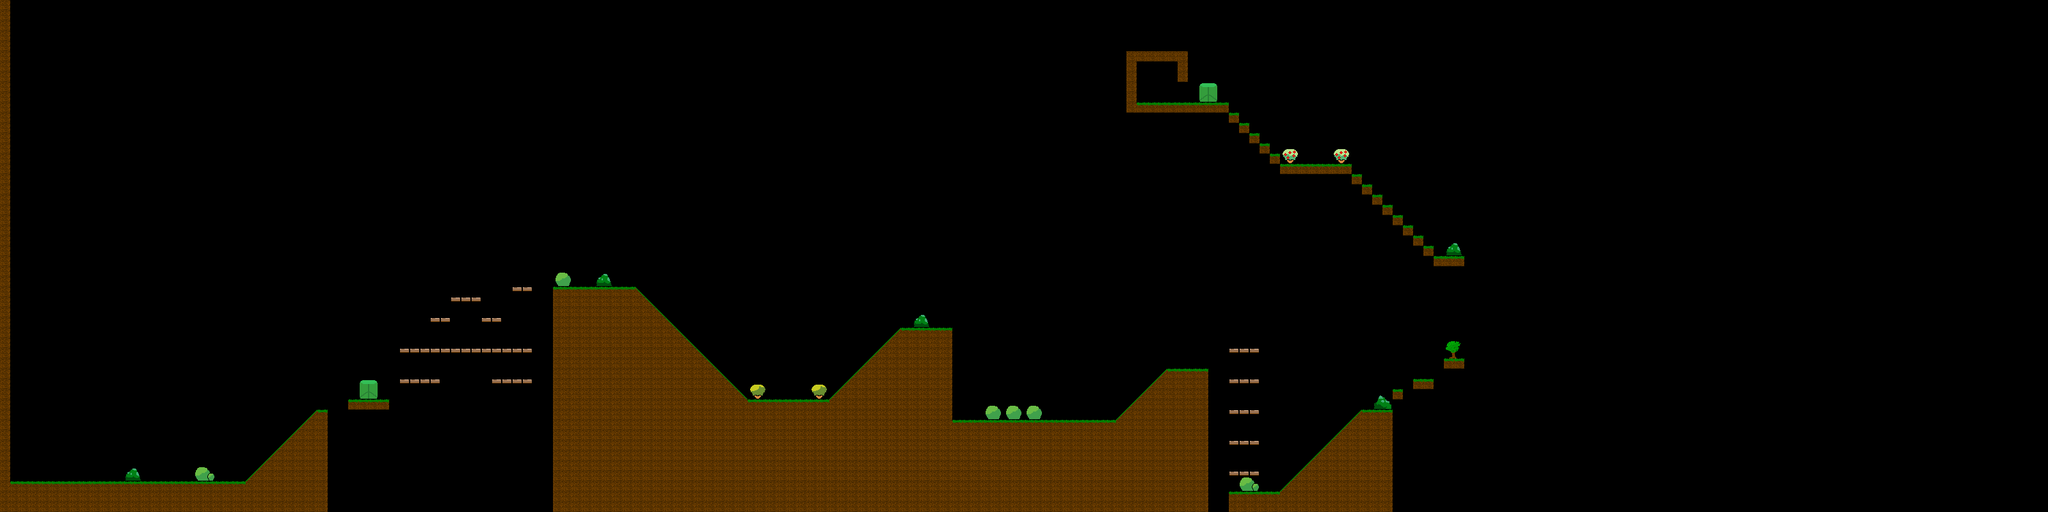

A 2D game scene composited from a Tiled map and its tileset images. What follows is a short description and the map's XML, with each tile layer's data collapsed to a summary:
An orthogonal 200x50 tile map with 16x16 px tiles, 4 tile layers (Wallpaper, Background, Foreground, Objects), 3 tilesets and 76 objects (20x Gem, 18x Spawn, 9x Camera Change, 8x Doll Bounds, 4x Bird Horizontal Bounds, ...).

<map version="1.0" orientation="orthogonal" width="200" height="50" tilewidth="16" tileheight="16">
 <tileset firstgid="1" name="mudworld" tilewidth="16" tileheight="16">
  <image source="../levels/mudworld.png" width="512" height="64" />
  <tile id="11">
   <properties>
    <property name="blocked" value="" />
   </properties>
  </tile>
  <tile id="12">
   <properties>
    <property name="water" value="" />
   </properties>
  </tile>
  <tile id="13">
   <properties>
    <property name="blocked" value="" />
   </properties>
  </tile>
  <tile id="14">
   <properties>
    <property name="torch" value="" />
   </properties>
  </tile>
  <tile id="15">
   <properties>
    <property name="torch" value="" />
   </properties>
  </tile>
  <tile id="19">
   <properties>
    <property name="spike" value="" />
   </properties>
  </tile>
  <tile id="20">
   <properties>
    <property name="blocked" value="" />
   </properties>
  </tile>
  <tile id="22">
   <properties>
    <property name="torchS" value="" />
   </properties>
  </tile>
  <tile id="23">
   <properties>
    <property name="waterfall" value="" />
   </properties>
  </tile>
  <tile id="24">
   <properties>
    <property name="water" value="" />
    <property name="wave" value="" />
   </properties>
  </tile>
  <tile id="27">
   <properties>
    <property name="blocked" value="" />
   </properties>
  </tile>
  <tile id="28">
   <properties>
    <property name="blocked" value="" />
   </properties>
  </tile>
  <tile id="43">
   <properties>
    <property name="blocked" value="" />
   </properties>
  </tile>
  <tile id="44">
   <properties>
    <property name="blocked" value="" />
   </properties>
  </tile>
  <tile id="46">
   <properties>
    <property name="climbable" value="" />
   </properties>
  </tile>
  <tile id="47">
   <properties>
    <property name="torch" value="" />
   </properties>
  </tile>
  <tile id="51">
   <properties>
    <property name="spike" value="" />
   </properties>
  </tile>
  <tile id="54">
   <properties>
    <property name="torchS" value="" />
   </properties>
  </tile>
  <tile id="55">
   <properties>
    <property name="waterfall" value="" />
   </properties>
  </tile>
  <tile id="56">
   <properties>
    <property name="water" value="" />
    <property name="wave" value="" />
   </properties>
  </tile>
  <tile id="60">
   <properties>
    <property name="blocked" value="" />
   </properties>
  </tile>
  <tile id="76">
   <properties>
    <property name="blocked" value="" />
   </properties>
  </tile>
  <tile id="77">
   <properties>
    <property name="blocked" value="" />
   </properties>
  </tile>
  <tile id="78">
   <properties>
    <property name="blocked" value="" />
   </properties>
  </tile>
  <tile id="80">
   <properties>
    <property name="torch" value="" />
   </properties>
  </tile>
  <tile id="85">
   <properties>
    <property name="spike" value="" />
   </properties>
  </tile>
  <tile id="86">
   <properties>
    <property name="blocked" value="" />
   </properties>
  </tile>
  <tile id="87">
   <properties>
    <property name="torchS" value="" />
   </properties>
  </tile>
  <tile id="88">
   <properties>
    <property name="water" value="" />
   </properties>
  </tile>
  <tile id="89">
   <properties>
    <property name="water" value="" />
    <property name="wave" value="" />
   </properties>
  </tile>
  <tile id="93">
   <properties>
    <property name="blocked" value="" />
   </properties>
  </tile>
  <tile id="94">
   <properties>
    <property name="platform" value="" />
   </properties>
  </tile>
  <tile id="103">
   <properties>
    <property name="log" value="" />
   </properties>
  </tile>
  <tile id="104">
   <properties>
    <property name="log" value="" />
   </properties>
  </tile>
  <tile id="105">
   <properties>
    <property name="log" value="" />
   </properties>
  </tile>
  <tile id="109">
   <properties>
    <property name="blocked" value="" />
   </properties>
  </tile>
  <tile id="110">
   <properties>
    <property name="blocked" value="" />
   </properties>
  </tile>
  <tile id="111">
   <properties>
    <property name="blocked" value="" />
   </properties>
  </tile>
  <tile id="112">
   <properties>
    <property name="blocked" value="" />
   </properties>
  </tile>
  <tile id="115">
   <properties>
    <property name="torch" value="" />
   </properties>
  </tile>
  <tile id="119">
   <properties>
    <property name="spike" value="" />
   </properties>
  </tile>
  <tile id="122">
   <properties>
    <property name="torchS" value="" />
   </properties>
  </tile>
  <tile id="123">
   <properties>
    <property name="waterfall" value="" />
   </properties>
  </tile>
  <tile id="124">
   <properties>
    <property name="water" value="" />
    <property name="wave" value="" />
   </properties>
  </tile>
 </tileset>
 <tileset firstgid="129" name="eraser" tilewidth="16" tileheight="16">
  <image source="../levels/eraser.png" width="100" height="100" />
 </tileset>
 <tileset firstgid="165" name="waterfall" tilewidth="16" tileheight="16">
  <image source="../levels/waterfall.png" width="64" height="16" />
  <tile id="0">
   <properties>
    <property name="waterfall" value="" />
   </properties>
  </tile>
 </tileset>
 <layer name="Wallpaper" width="200" height="50">
  <data>[10000 cells, 299 non-empty, 4 distinct tile ids]</data>
 </layer>
 <layer name="Background" width="200" height="50" opacity="0.99">
  <data>[10000 cells, 6569 non-empty, 73 distinct tile ids]</data>
 </layer>
 <layer name="Foreground" width="200" height="50">
  <data>[10000 cells, 8822 non-empty, 45 distinct tile ids]</data>
 </layer>
 <layer name="Objects" width="200" height="50">
  <data>[10000 cells, 122 non-empty, 11 distinct tile ids]</data>
 </layer>
 <objectgroup name="Spawns" width="200" height="50">
  <object name="Main Spawn" x="50" y="710" width="71" height="39">
   <properties>
    <property name="spawnmain" value="" />
   </properties>
  </object>
  <object name="Spawn" x="556" y="595" width="49" height="22">
   <properties>
    <property name="jumper" value="" />
   </properties>
  </object>
  <object name="Spawn" x="661" y="552" width="18" height="17">
   <properties>
    <property name="bat" value="" />
   </properties>
  </object>
  <object name="Spawn" x="760" y="555" width="18" height="17">
   <properties>
    <property name="bat" value="" />
   </properties>
  </object>
  <object name="Spawn" x="676" y="508" width="18" height="17">
   <properties>
    <property name="bat" value="" />
   </properties>
  </object>
  <object name="Spawn" x="772" y="507" width="18" height="17">
   <properties>
    <property name="bat" value="" />
   </properties>
  </object>
  <object name="Spawn" x="918" y="423" width="18" height="17">
   <properties>
    <property name="roller" value="" />
   </properties>
  </object>
  </objectgroup>
 <objectgroup name="Camera Bounds" width="200" height="50">
  <!-- 12 objects omitted --></objectgroup>
 <objectgroup name="Creature Bounds" width="200" height="50" opacity="0.97">
  <!-- 12 objects omitted --></objectgroup>
 <objectgroup name="Slopes" width="200" height="50">
  <!-- 5 objects omitted --></objectgroup>
 <objectgroup name="Gems" width="200" height="50" opacity="0.97">
  <!-- 20 objects omitted --></objectgroup>
 <objectgroup name="Platforms" width="200" height="50">
  <!-- 1 objects omitted --></objectgroup>
 <objectgroup name="Destructibles" width="200" height="50" />
 <objectgroup name="Platform Bounds" width="200" height="50">
  <!-- 2 objects omitted --></objectgroup>
 <objectgroup name="Respawn Points" width="200" height="50">
  <!-- 4 objects omitted --></objectgroup>
 <objectgroup name="End Door" width="200" height="50">
  <!-- 1 objects omitted --></objectgroup>
</map>
<!-- 69 of 76 objects omitted -->
